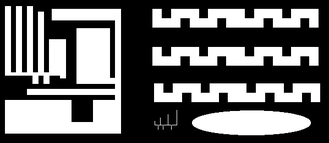
%> input picture lab11/ccl1.png, 329 x 143 px, shrunk from 598 x 259 before the run
$ octave zadA.m   (GNU Octave 9; MATLAB toolbox functions it lacks are replaced by stand-ins)
%> lines starting %> are read from the running program, lines starting %| are printed output that depends on the picture
close all; clearvars; clc;

image = imread('ccl1.png');
%> image is the input picture: size 143x329 uint8; min 0, max 255, mean 104.8

[YY, XX] = size(image);
%> YY = 143; XX = 329
imageFinal = zeros(size(image));

L = 1;
X = 1;

for x=2:YY-1
    for y=2:XX-1
        %TODO find bug and finish it
        if image(x, y) == 0
            continue;
        end;

        sasiedzi = [image(x-1, y-1) image(x-1, y) image(x-1, y+1) image(x, y-1)];
        suma = sum(sasiedzi);

        if suma == 0
            imageFinal(x,y) = L;
            L = L + 1;
        elseif suma > 0
            sasiedzi = nonzeros(sasiedzi);
            maxV = max(sasiedzi);
            minV = min(sasiedzi);

            if minV == maxV
                imageFinal(x,y) = minV;
            else
                imageFinal(x,y) = minV;
            end;
        end;

    end;
end;
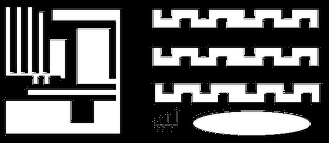
%> imageFinal: size 143x329 double; min 0, max 255, mean 94.2
%> after the loop, L = 135; maxV = 4; minV = 3

subplot(1,3,1); imshow(image, []); title('oryginal');
subplot(1,3,2); imshow(imageFinal, []); title('final');
subplot(1,3,3); imshow(imread('ccl1Result.png'), []); title('final');
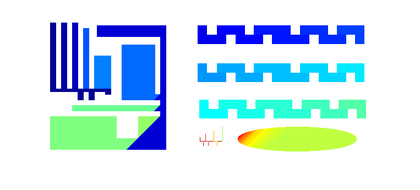
%> input picture lab11/ccl1Result.png, 420 x 190 px, shrunk from 763 x 345 before the run
